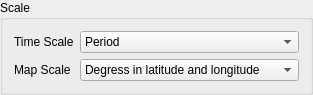
<?xml version="1.0" encoding="UTF-8"?>
<ui version="4.0">
 <class>GroupBox_Scale</class>
 <widget class="QGroupBox" name="GroupBox_Scale">
  <property name="geometry">
   <rect>
    <x>0</x>
    <y>0</y>
    <width>300</width>
    <height>79</height>
   </rect>
  </property>
  <property name="sizePolicy">
   <sizepolicy hsizetype="Preferred" vsizetype="Fixed">
    <horstretch>0</horstretch>
    <verstretch>0</verstretch>
   </sizepolicy>
  </property>
  <property name="title">
   <string>Scale</string>
  </property>
  <layout class="QFormLayout" name="formLayout">
   <item row="0" column="0">
    <widget class="QLabel" name="label_time">
     <property name="toolTip">
      <string>&lt;html&gt;&lt;head/&gt;&lt;body&gt;&lt;p&gt;&lt;span style=&quot; font-weight:600;&quot;&gt;Period:&lt;/span&gt; plot vertical scale in period&lt;/p&gt;&lt;p&gt;&lt;span style=&quot; font-weight:600;&quot;&gt;Frequency:&lt;/span&gt; plot vertical scale in frequency&lt;/p&gt;&lt;/body&gt;&lt;/html&gt;</string>
     </property>
     <property name="text">
      <string>Time Scale</string>
     </property>
    </widget>
   </item>
   <item row="0" column="1">
    <widget class="QComboBox" name="comboBox_time">
     <property name="toolTip">
      <string>&lt;html&gt;&lt;head/&gt;&lt;body&gt;&lt;p&gt;&lt;span style=&quot; font-weight:600;&quot;&gt;Period:&lt;/span&gt; plot vertical scale in period&lt;/p&gt;&lt;p&gt;&lt;span style=&quot; font-weight:600;&quot;&gt;Frequency:&lt;/span&gt; plot vertical scale in frequency&lt;/p&gt;&lt;/body&gt;&lt;/html&gt;</string>
     </property>
     <item>
      <property name="text">
       <string>Period</string>
      </property>
     </item>
     <item>
      <property name="text">
       <string>Frequency</string>
      </property>
     </item>
    </widget>
   </item>
   <item row="1" column="0">
    <widget class="QLabel" name="label_map">
     <property name="toolTip">
      <string>&lt;html&gt;&lt;head/&gt;&lt;body&gt;&lt;p&gt;Scale of the map coordinates.&lt;/p&gt;&lt;/body&gt;&lt;/html&gt;</string>
     </property>
     <property name="text">
      <string>Map Scale</string>
     </property>
    </widget>
   </item>
   <item row="1" column="1">
    <widget class="QComboBox" name="comboBox_map">
     <property name="toolTip">
      <string>&lt;html&gt;&lt;head/&gt;&lt;body&gt;&lt;p&gt;Scale of the map coordinates.&lt;/p&gt;&lt;/body&gt;&lt;/html&gt;</string>
     </property>
     <item>
      <property name="text">
       <string>Degress in latitude and longitude</string>
      </property>
     </item>
     <item>
      <property name="text">
       <string>Meters for easting and northing</string>
      </property>
     </item>
     <item>
      <property name="text">
       <string>Kilometers for easting and northing</string>
      </property>
     </item>
    </widget>
   </item>
  </layout>
 </widget>
 <resources/>
 <connections/>
</ui>
